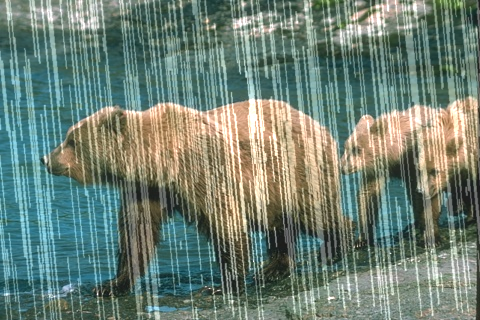
#> input picture model/test/test_data/R100H/inputcrop/1.png, 480 x 320 px, found by its file name; its folder holds only this picture in this run
$ python filter_implementation.py
#> lines starting #> are read from the running program, lines starting #| are printed output that depends on the picture
#> further down, image is the input picture: shape (320, 480, 3); mean B, G, R 117.5, 129.8, 111.9
import numpy as np
import os
import cv2
from scipy.ndimage import convolve
from scipy.ndimage import gaussian_filter
from skimage.restoration import wiener
from skimage import img_as_float


import matplotlib.pyplot as plt
import math

# choose filter selection:
section = "Guassian"
# [4 lines of commented-out code are left out]

def gaussian_kernel(size, sigma):
    kernel = np.fromfunction(
        lambda x, y: (1 / (2 * np.pi * sigma**2)) * np.exp(
            -((x - (size // 2))**2 + (y - (size // 2))**2) / (2 * sigma**2)
        ),
        (size, size)
    )
    return kernel / np.sum(kernel)

def apply_gaussian_filter(image, kernel):
    height, width, channels = image.shape
#> height = 320; width = 480; channels = 3
    pad_size = kernel.shape[0] // 2
    padded_image = np.pad(image, ((pad_size, pad_size), (pad_size, pad_size), (0, 0)), mode='constant')
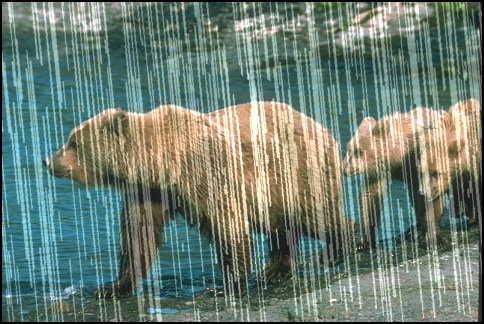
#> padded_image: shape (324, 484, 3); mean B, G, R 115.1, 127.2, 109.6
    output_image = np.zeros_like(image)

    for i in range(channels):
        for y in range(height):
            for x in range(width):
                region = padded_image[y:y+kernel.shape[0], x:x+kernel.shape[1], i]
                output_image[y, x, i] = np.sum(region * kernel)
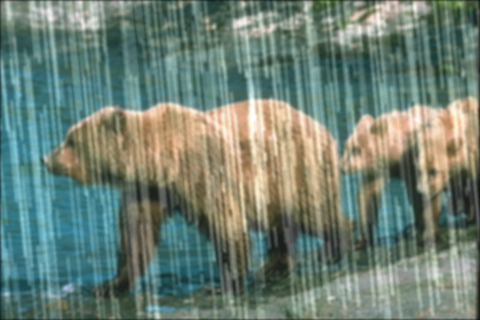
#> output_image: shape (320, 480, 3); mean B, G, R 116.4, 128.7, 110.9

    return output_image

# [154 lines left out: functions median_filter, bilateral_filter, non_local_means, wiener_filter, plotter, not called in this run]

# Example usage with OpenCV to load an image
if __name__ == "__main__":
    folder = True
    file = False

    current_directory = os.getcwd()

    input_folder = f"{current_directory}/model/test/test_data/R100H/inputcrop"  # input folder
    output_folder = os.path.join(current_directory, f'output_images_izzi_{section}') # output folder

    # create output folder if needed
    if not os.path.exists(output_folder):
        os.makedirs(output_folder)

    if folder:
        # list of image files for input
        image_files = [f for f in os.listdir(input_folder) if f.endswith(('.png', '.jpg', '.jpeg'))]

        for image_file in image_files:
            image_path = os.path.join(input_folder, image_file)
            image = cv2.imread(image_path, cv2.IMREAD_COLOR)

            if section == "Guassian":
                sigma = 1.5  # std for Gaussian kernel
                kernel_size = 5
                kernel = gaussian_kernel(kernel_size, sigma)

                # apply Guassian filter
                filtered_image = apply_gaussian_filter(image, kernel) # Izzi implementation (1)
                guassian_filtered = gaussian_filter(image, sigma=sigma) # library implementation (2)
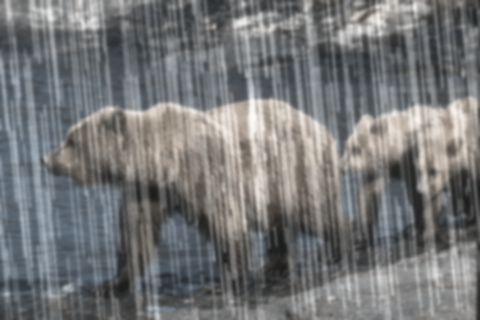
#> guassian_filtered: shape (320, 480, 3); mean B, G, R 119, 118.4, 117.4

                # plotter(image, filtered_image)

                print("Library Implementation Pixel Value at (50, 50):", guassian_filtered[50, 50])
#| Library Implementation Pixel Value at (50, 50): [126 122 117]
                print("Implemented Pixel Value at (50, 50):", filtered_image[50, 50])
#| Implemented Pixel Value at (50, 50): [127 132  97]

            if section == "Median":
                # apply median filter (3x3 kernel)
                # filtered_image = cv2.medianBlur(image, 3)
                filtered_image = median_filter(image, kernel_size=3) # Izzi implementation (1)
                median_filtered = cv2.medianBlur(image, 3) # library implementation (2)

                # plotter(image, filtered_image)

                print("Library Implementation Pixel Value at (50, 50):", median_filtered[50, 50])
                print("Implemented Pixel Value at (50, 50):", filtered_image[50, 50])

            if section == "Bilateral":
                d = 15  # ciameter of the neighborhood
                sigma_color = 75  # std - intensity difference
                sigma_space = 75  # std - spatial distance

                # apply bilateral filter
                filtered_image = bilateral_filter(image, d, sigma_color, sigma_space) # Izzi implementation (1)
                bilateral_filtered = cv2.bilateralFilter(image, d=15, sigmaColor=75, sigmaSpace=75) # library implementation (2)

                # plotter(image, filtered_image)

                print("Library Implementation Pixel Value at (50, 50):", bilateral_filtered[50, 50])
                print("Implemented Pixel Value at (50, 50):", filtered_image[50, 50])

            if section == "Non-Local Means":
                h = 10

                # apply NLM filter
                filtered_image = non_local_means(image, h=h) # Izzi implementation (1)
                nlm_filtered = cv2.fastNlMeansDenoising(image, None, h=10, templateWindowSize=7, searchWindowSize=21) # library implementation (2)

                # plotter(image, filtered_image)

                print("Library Implementation Pixel Value at (50, 50):", nlm_filtered[50, 50])
                print("Implemented Pixel Value at (50, 50):", filtered_image[50, 50])

            if section == "Wiener":
                noise_var = 0.01  # noise variance
                signal_var = 1.0  # signal variance (>1 - depending on image quality)

                # apply Wiener Filter
                filtered_image = wiener_filter(image, noise_var, signal_var) # Izzi implementation (1)
                # image_float = img_as_float(image)  # convert the image to float [0, 1]
                # filtered_image = wiener(image_float, (5, 5)) # library implementation (2)

                # plotter(image, filtered_image)

                print("Library Implementation Pixel Value at (50, 50):", bilateral_filtered[50, 50])
                print("Implemented Pixel Value at (50, 50):", filtered_image[50, 50])

            output_path = os.path.join(output_folder, image_file)
            cv2.imwrite(output_path, filtered_image)

            print(f"Processed and saved: {image_file}")


    # print("Original Pixel Value at (50, 50):", image[50, 50])
    # print("Filtered Pixel Value at (50, 50):", filtered_image[50, 50])

$ run again, on model/test/test_data/R100H/inputcrop/12.png
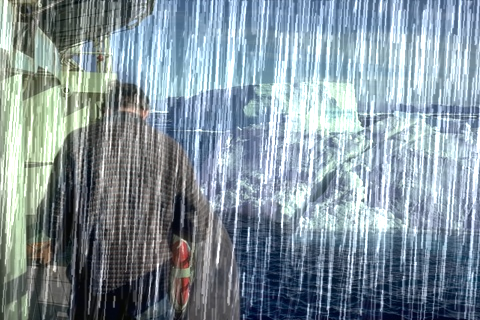
#> input picture model/test/test_data/R100H/inputcrop/12.png, 480 x 320 px, found by its file name
#> image is the input picture: shape (320, 480, 3); mean B, G, R 156.6, 147.2, 131.4
#> after the loop in apply_gaussian_filter, `for i in range(channels):`:
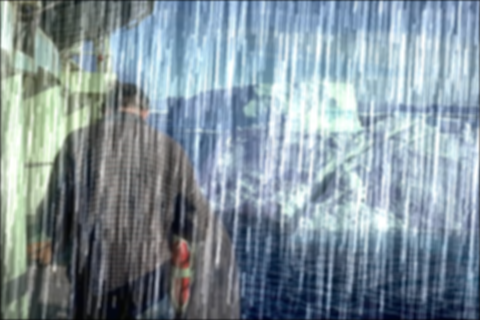
#> output_image: shape (320, 480, 3); mean B, G, R 155.5, 146.2, 130.4
#> `guassian_filtered = gaussian_filter(image, sigma=sigma)`:
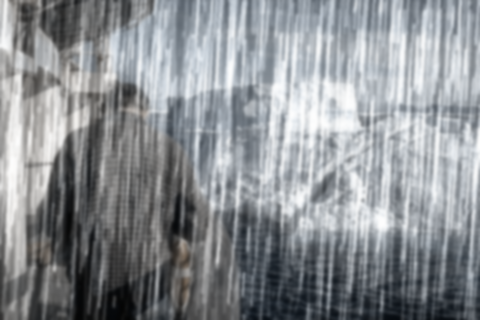
#> guassian_filtered: shape (320, 480, 3); mean B, G, R 147.3, 143.6, 139.9
#| Library Implementation Pixel Value at (50, 50): [197 196 194]
#| Implemented Pixel Value at (50, 50): [201 211 188]

$ run again, on model/test/test_data/R100H/inputcrop/13.png
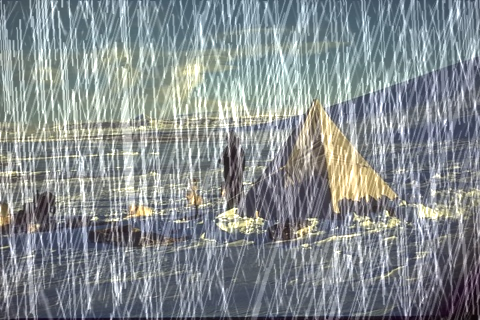
#> input picture model/test/test_data/R100H/inputcrop/13.png, 480 x 320 px, found by its file name
#> image is the input picture: shape (320, 480, 3); mean B, G, R 143.4, 141.2, 134.2
#> in apply_gaussian_filter, `padded_image = np.pad(image, ((pad_size, pad_size), (pad_size, pad_siz..`:
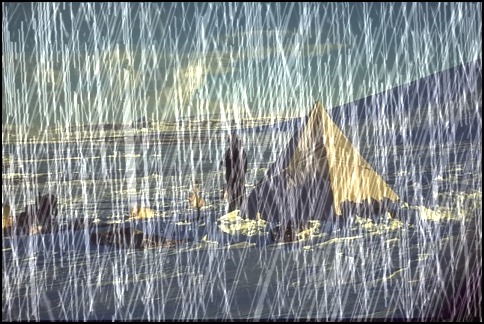
#> padded_image: shape (324, 484, 3); mean B, G, R 140.5, 138.3, 131.5
#> `guassian_filtered = gaussian_filter(image, sigma=sigma)`:
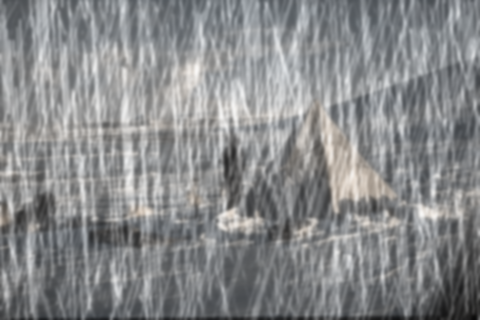
#> guassian_filtered: shape (320, 480, 3); mean B, G, R 139.4, 138.1, 136.8
#| Library Implementation Pixel Value at (50, 50): [174 172 169]
#| Implemented Pixel Value at (50, 50): [184 183 167]

$ run again, on model/test/test_data/R100H/inputcrop/14.png
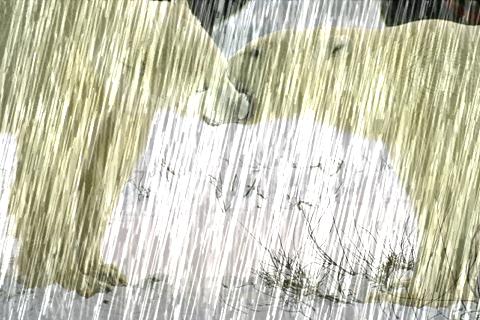
#> input picture model/test/test_data/R100H/inputcrop/14.png, 480 x 320 px, found by its file name
#> image is the input picture: shape (320, 480, 3); mean B, G, R 179.5, 200, 200.6
#> after the loop in apply_gaussian_filter, `for i in range(channels):`:
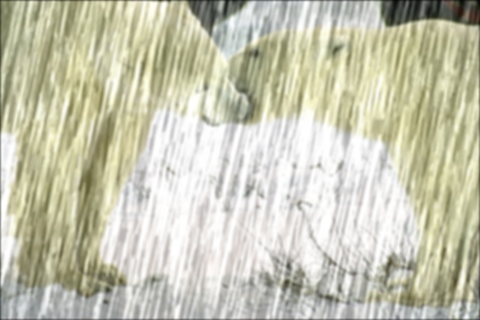
#> output_image: shape (320, 480, 3); mean B, G, R 178.2, 198.6, 199.3
#> `guassian_filtered = gaussian_filter(image, sigma=sigma)`:
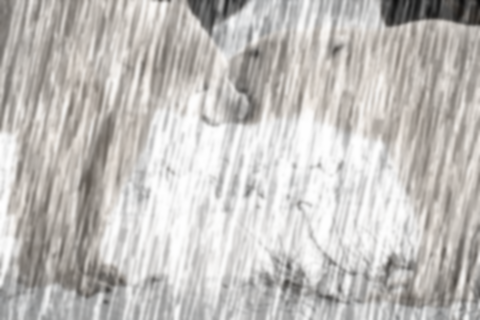
#> guassian_filtered: shape (320, 480, 3); mean B, G, R 188.8, 192, 195
#| Library Implementation Pixel Value at (50, 50): [126 132 137]
#| Implemented Pixel Value at (50, 50): [105 143 145]

$ run again, on model/test/test_data/R100H/inputcrop/10.png
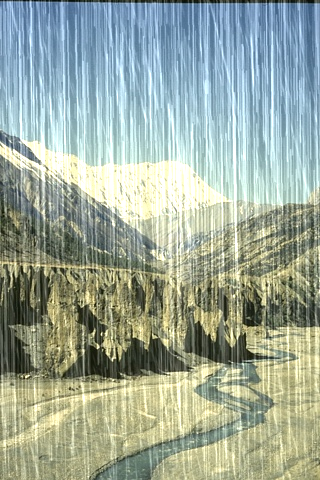
#> input picture model/test/test_data/R100H/inputcrop/10.png, 320 x 480 px, found by its file name
#> image is the input picture: shape (480, 320, 3); mean B, G, R 156.4, 170, 156.8
#> after the loop in apply_gaussian_filter, `for i in range(channels):`:
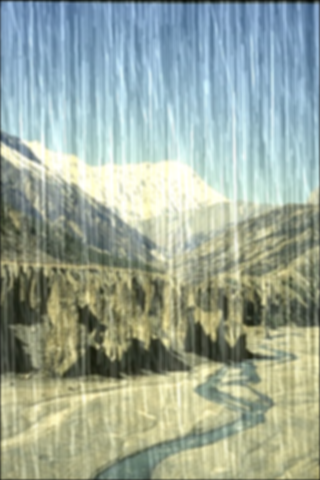
#> output_image: shape (480, 320, 3); mean B, G, R 155.3, 168.8, 155.7
#> `guassian_filtered = gaussian_filter(image, sigma=sigma)`:
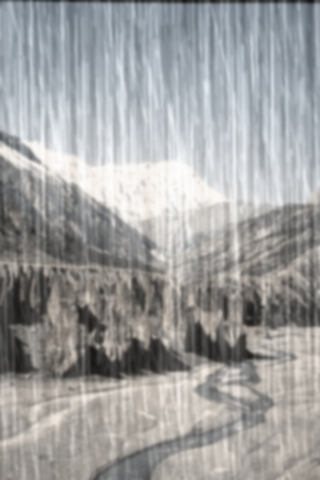
#> guassian_filtered: shape (480, 320, 3); mean B, G, R 159.5, 159.7, 159.6
#| Library Implementation Pixel Value at (50, 50): [176 167 157]
#| Implemented Pixel Value at (50, 50): [199 171 137]
